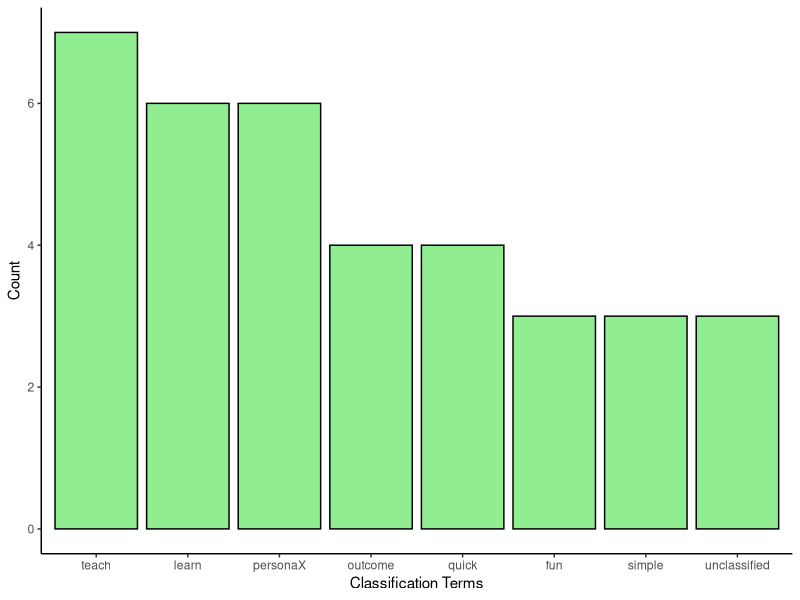

The R script that drew this image:
## ---- chunk 1
knitr::opts_chunk$set(echo = FALSE,
                      message = FALSE,
                      warning = FALSE)
## ---- chunk 2
library("kableExtra")
library("knitr")
library("flextable")
library("tidyverse")
library("wordcloud")
library("RColorBrewer")
## ---- chunk 3
categ <- read.table("data/suggested_names.txt",
                    sep = "/", 
                    header = TRUE,
                    stringsAsFactors = FALSE)
## ---- chunk 4
names(categ) <- c("Name suggested", "Categorisations")
categ %>% flextable() %>% 
  width(width = 2) %>% 
  fontsize(size = 9, part = "all",) %>% 
  add_header_lines("Table 1. Suggestions for the name of the App received through the call for focus-group participation") 

## ---- chunk 5

cat_list <- read.table("data/suggested_names_categlist.txt", 
                       sep = "\n",
                       header = TRUE,
                       stringsAsFactors = FALSE)
## ---- chunk 6
ggplot(data = cat_list, aes(x = fct_infreq(categorisations))) +
  geom_bar(col = "black", fill = "lightgreen") +
  xlab("Classification Terms") +
  ylab("Count") +
  theme_classic()
